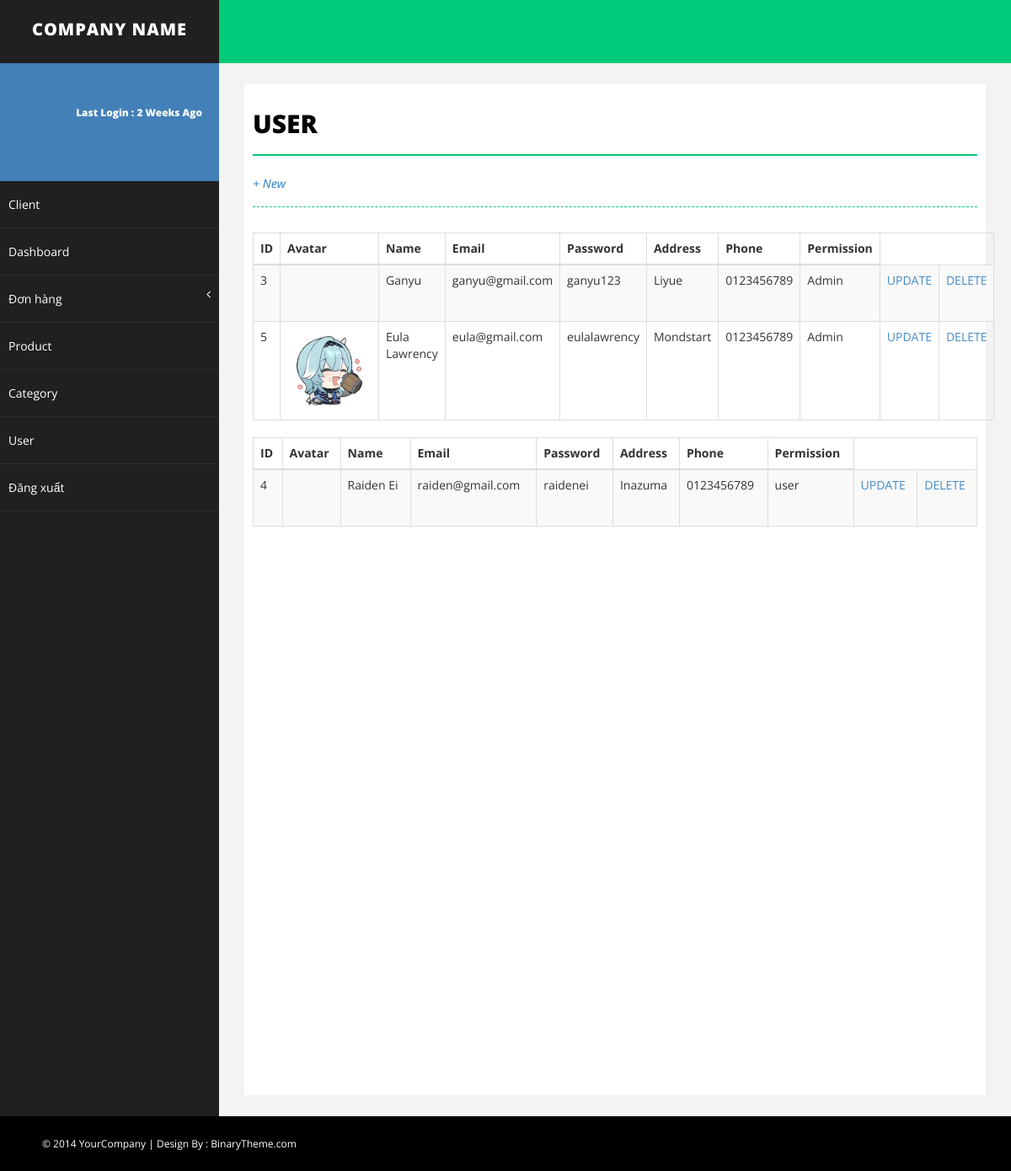
The app's page /bs-advance-admin/advance-admin/user.php with its own data.
### tables this page shows
CREATE TABLE `user` (
  `id` int(11) NOT NULL,
  `avatar` text NOT NULL,
  `first_name` varchar(20) NOT NULL,
  `last_name` varchar(20) NOT NULL,
  `email` varchar(30) NOT NULL,
  `password` varchar(30) NOT NULL,
  `address` text NOT NULL,
  `country` varchar(30) NOT NULL,
  `state` varchar(20) NOT NULL,
  `city` varchar(30) NOT NULL,
  `phone` varchar(20) NOT NULL,
  `permission` varchar(20) NOT NULL
);

### bs-advance-admin/advance-admin/control.php (called while the page is built, shortened)
<?php
include('connect.php');
class dataadmin
{
    function se_user_permission($permission)
    {
        global $conn;
        $sql = "SELECT * FROM user WHERE permission = '$permission'";
        $run = mysqli_query($conn, $sql);
        return $run;
    }
}
?>

### bs-advance-admin/advance-admin/user.php (the view, shortened to what this page needs)
<!DOCTYPE html>
<html xmlns="http://www.w3.org/1999/xhtml">
<head>
    <link rel="stylesheet" href="assets/css/style.css">
    <link href="assets/css/bootstrap.css" rel="stylesheet" />
    <link href="assets/css/font-awesome.css" rel="stylesheet" />
    <link href="assets/css/basic.css" rel="stylesheet" />
    <link href="assets/css/custom.css" rel="stylesheet" />
</head>
<body>
    <?php
    include('control.php');
    ?>
    <div id="wrapper">
        <nav class="navbar navbar-default navbar-cls-top " role="navigation" style="margin-bottom: 0">
            <div class="navbar-header">
                <a class="navbar-brand" href="index.html">COMPANY NAME</a>
            </div>
        </nav>
        <?php include('menu.php') ?>
        <div id="page-wrapper">
            <div id="page-inner">
                <div class="row">
                    <div class="col-md-12">
                        <h1 class="page-head-line">USER</h1>
                        <h1 class="page-subhead-line">
                            <a href="add-user.php">+ New</a>
                        </h1>
                    </div>
                </div>
                <div class="row">
                    <div class="col-md-12">
                        <div class="table-responsive">
                            <table class="table table-striped table-bordered table-hover">
                                <thead>
                                    <tr>
                                        <th>ID</th>
                                        <th>Avatar</th>
                                        <th>Name</th>
                                        <th>Email</th>
                                        <th>Password</th>
                                        <th>Address</th>
                                        <th>Phone</th>
                                        <th>Permission</th>
                                    </tr>
                                </thead>
                                <tbody>
                                    <?php
                                    $seUser = $getdata->se_user_permission('Admin');
                                    foreach ($seUser as $user) {
                                        ?>
                                        <tr>
                                            <td>
                                                <?php echo $user['id'] ?>
                                            </td>
                                            <td>
                                                <img class="cover-art-list" src="img/avatar-user/<?php echo $user['avatar'] ?>"
                                                    alt="">
                                            </td>
                                            <td>
                                                <?php echo $user['last_name'] ?>
                                            </td>
                                            <td>
                                                <?php echo $user['email'] ?>
                                            </td>
                                            <td>
                                                <?php echo $user['password'] ?>
                                            </td>
                                            <td>
                                                <?php echo $user['address'] ?>
                                            </td>
                                            <td>
                                                <?php echo $user['phone'] ?>
                                            </td>
                                            <td>
                                                <?php echo $user['permission'] ?>
                                            </td>
                                            <td><a href="edt-user.php?idUser=<?php echo $user['id'] ?>">UPDATE</a>
                                            </td>
                                            <td><a href="del-user.php?idUser=<?php echo $user['id'] ?>">DELETE</a>
                                            </td>
                                        </tr>
                                    <?php } ?>
                                </tbody>
                            </table>
                        </div>
                    </div>
                </div>
                <div class="row">
                    <div class="col-md-12">
                        <div class="table-responsive">
                            <table class="table table-striped table-bordered table-hover">
                                <thead>
                                    <tr>
                                        <th>ID</th>
                                        <th>Avatar</th>
                                        <th>Name</th>
                                        <th>Email</th>
                                        <th>Password</th>
                                        <th>Address</th>
                                        <th>Phone</th>
                                        <th>Permission</th>
                                    </tr>
                                </thead>
                                <tbody>
                                    <?php
                                    $seUser = $getdata->se_user_permission('user');
                                    foreach ($seUser as $user) {
                                        ?>
                                        <tr>
                                            <td>
                                                <?php echo $user['id'] ?>
                                            </td>
                                            <td>
                                            </td>
                                            <td>
                                                <?php echo $user['last_name'] ?>
                                            </td>
                                            <td>
                                                <?php echo $user['email'] ?>
                                            </td>
                                            <td>
                                                <?php echo $user['password'] ?>
                                            </td>
                                            <td>
                                                <?php echo $user['address'] ?>
                                            </td>
                                            <td>
                                                <?php echo $user['phone'] ?>
                                            </td>
                                            <td>
                                                <?php echo $user['permission'] ?>
                                            </td>
                                            <td><a href="edt-user.php?idUser=<?php echo $user['id'] ?>">UPDATE</a>
                                            </td>
                                            <td><a href="del-user.php?idUser=<?php echo $user['id'] ?>">DELETE</a>
                                            </td>
                                        </tr>
                                    <?php } ?>
                                </tbody>
                            </table>
                        </div>
                    </div>
                </div>
            </div>
        </div>
    </div>
    <div id="footer-sec">
        &copy; 2014 YourCompany | Design By : <a href="http://www.binarytheme.com/" target="_blank">BinaryTheme.com</a>
    </div>
</body>
</html>

### bs-advance-admin/advance-admin/assets/css/style.css (style rules this page uses)
.cover-art-list { max-width: 100px; max-height: 150px; min-height: 50px; }

### bs-advance-admin/advance-admin/assets/css/basic.css (style rules this page uses)
body { font-family: 'Open Sans', sans-serif; line-height:25px; }
#wrapper { width: 100%; background: #202020; }
#page-wrapper { padding: 15px 15px; min-height: 600px; background: #F3F3F3; }
#page-inner { width: 100%; margin: 10px 20px 10px 0px; background-color: #fff!important; padding: 10px; min-height: 1200px; }
.page-head-line { font-size: 30px; text-transform: uppercase; color: #000; font-weight: 800; padding-bottom: 20px; border-bottom: 2px solid #00CA79; margin-bottom: 10px; }
.page-subhead-line { font-size: 14px; padding-top: 5px; padding-bottom: 20px; font-style:italic; margin-bottom:30px; border-bottom:1px dashed #00CA79; }
.navbar-cls-top .navbar-brand { color: #fff; background: #202020; width: 260px; text-align: center; height: 75px; font-size: 20px; letter-spacing: 1px; font-weight: 900; padding-top: 25px; text-transform:uppercase; }
.navbar-cls-top { background: #00CA79; border-bottom: none; }
.navbar-default { border: 0px solid black; }
.navbar-header { background: #000000; }
#footer-sec { background-color:#000; padding:20px 50px; color:#fff; font-size:12px; }
#footer-sec a { color:#fff; }
@media (min-width:768px) { #page-wrapper { margin: 0 0 0 260px; padding: 15px 30px; min-height: 1200px; } }
@media (min-width:768px) { .navbar { border-radius: 0px; } }

### records on screen
user: id "3", last_name "Ganyu", email "ganyu@gmail.com", password "ganyu123", address "Liyue", phone "0123456789", permission "Admin"
user: id "5", avatar (picture), last_name "Eula Lawrency", email "eula@gmail.com", password "eulalawrency", address "Mondstart", phone "0123456789", permission "Admin"
user: id "4", last_name "Raiden Ei", email "raiden@gmail.com", password "raidenei", address "Inazuma", phone "0123456789", permission "user"
